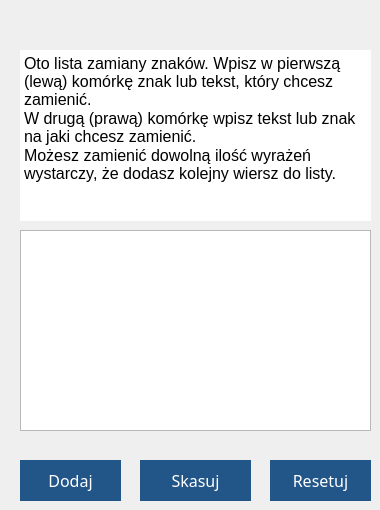
    <widget class="QWidget" name="zamiana">
     <attribute name="title">
      <string>Strona</string>
     </attribute>
     <widget class="QTableWidget" name="changeTableWidget">
      <property name="geometry">
       <rect>
        <x>20</x>
        <y>230</y>
        <width>351</width>
        <height>201</height>
       </rect>
      </property>
      <property name="font">
       <font>
        <pointsize>12</pointsize>
       </font>
      </property>
     </widget>
     <widget class="QPushButton" name="add">
      <property name="geometry">
       <rect>
        <x>20</x>
        <y>460</y>
        <width>101</width>
        <height>41</height>
       </rect>
      </property>
      <property name="font">
       <font>
        <family>Leelawadee UI Semilight</family>
        <pointsize>12</pointsize>
       </font>
      </property>
      <property name="styleSheet">
       <string notr="true">#add{

	background-color:#225588;
	border: none;
	color:white;

}

#add:hover {

	background-color:#1976D2;

}

#add:pressed {

	background-color:#6AAECB;

}


</string>
      </property>
      <property name="text">
       <string>Dodaj</string>
      </property>
      <property name="checkable">
       <bool>false</bool>
      </property>
      <property name="checked">
       <bool>false</bool>
      </property>
     </widget>
     <widget class="QPushButton" name="reset">
      <property name="geometry">
       <rect>
        <x>270</x>
        <y>460</y>
        <width>101</width>
        <height>41</height>
       </rect>
      </property>
      <property name="font">
       <font>
        <family>Leelawadee UI Semilight</family>
        <pointsize>12</pointsize>
       </font>
      </property>
      <property name="styleSheet">
       <string notr="true">#reset{

	background-color:#225588;
	border: none;
	color:white;

}

#reset:hover {

	background-color:#1976D2;

}

#reset:pressed {

	background-color:#6AAECB;

}

#reset:checked {

	background-color:#6AAECB;

}

</string>
      </property>
      <property name="text">
       <string>Resetuj</string>
      </property>
      <property name="checkable">
       <bool>false</bool>
      </property>
      <property name="checked">
       <bool>false</bool>
      </property>
     </widget>
     <widget class="QPushButton" name="remove">
      <property name="geometry">
       <rect>
        <x>140</x>
        <y>460</y>
        <width>111</width>
        <height>41</height>
       </rect>
      </property>
      <property name="font">
       <font>
        <family>Leelawadee UI Semilight</family>
        <pointsize>12</pointsize>
       </font>
      </property>
      <property name="styleSheet">
       <string notr="true">#remove{

	background-color:#225588;
	border: none;
	color:white;

}

#remove:hover {

	background-color:#1976D2;

}

#remove:pressed {

	background-color:#6AAECB;

}


</string>
      </property>
      <property name="text">
       <string>Skasuj</string>
      </property>
      <property name="checkable">
       <bool>false</bool>
      </property>
      <property name="checked">
       <bool>false</bool>
      </property>
     </widget>
     <widget class="QPlainTextEdit" name="instrukcja_2">
      <property name="geometry">
       <rect>
        <x>20</x>
        <y>50</y>
        <width>351</width>
        <height>171</height>
       </rect>
      </property>
      <property name="font">
       <font>
        <family>Yu Gothic UI</family>
        <pointsize>12</pointsize>
       </font>
      </property>
      <property name="styleSheet">
       <string notr="true">border:none;</string>
      </property>
      <property name="readOnly">
       <bool>true</bool>
      </property>
      <property name="plainText">
       <string>Oto lista zamiany znaków. Wpisz w pierwszą (lewą) komórkę znak lub tekst, który chcesz zamienić.
W drugą (prawą) komórkę wpisz tekst lub znak na jaki chcesz zamienić.
Możesz zamienić dowolną ilość wyrażeń wystarczy, że dodasz kolejny wiersz do listy.</string>
      </property>
     </widget>
    </widget>
